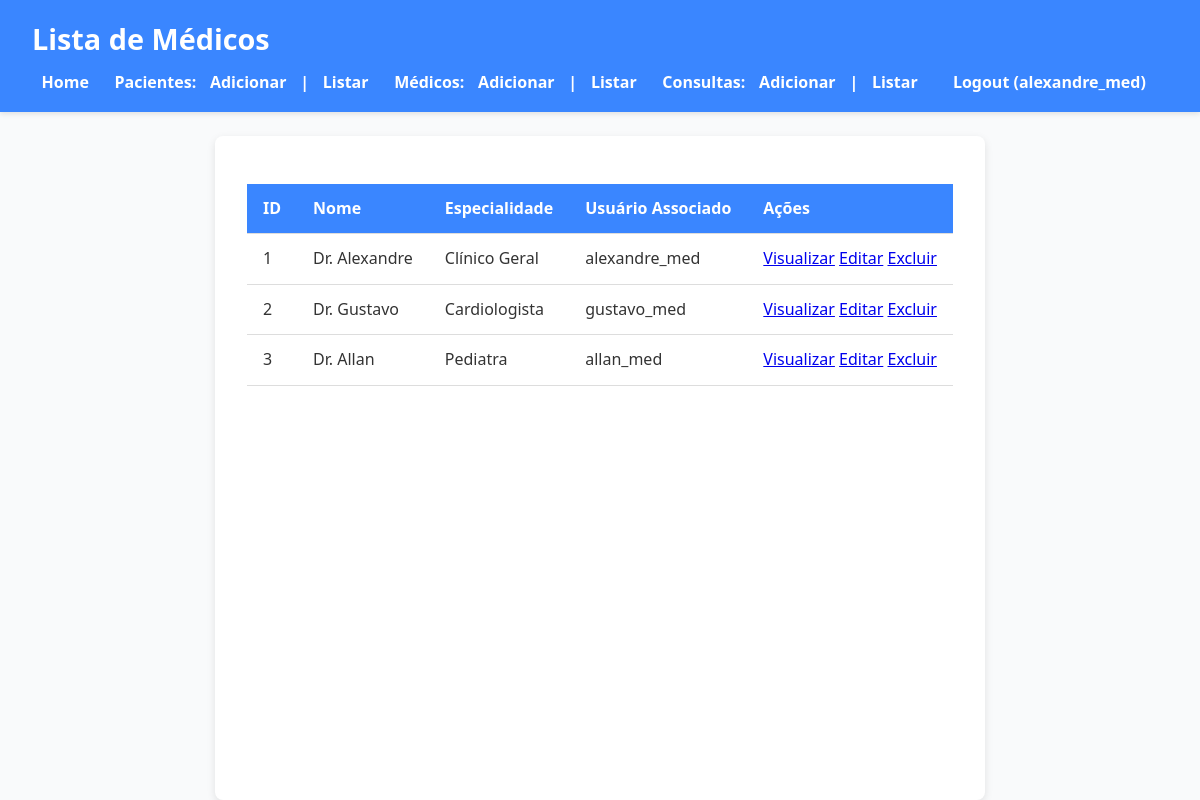
Page /php/index-medico.php (signed in) on the committed database.
### tables this page shows
CREATE TABLE medicos (
    id INT AUTO_INCREMENT PRIMARY KEY,
    nome VARCHAR(100) NOT NULL,
    especialidade VARCHAR(100) NOT NULL,
    usuario_id INT,
    FOREIGN KEY (usuario_id) REFERENCES usuarios(id) ON DELETE SET NULL
);

CREATE TABLE usuarios (
    id INT AUTO_INCREMENT PRIMARY KEY,
    username VARCHAR(50) NOT NULL UNIQUE,
    password VARCHAR(255) NOT NULL
);

### php/index-medico.php (the view, shortened to what this page needs)
<?php
require_once 'db.php';
$stmt = $pdo->query("SELECT medicos.*, usuarios.username FROM medicos LEFT JOIN usuarios ON medicos.usuario_id = usuarios.id");
$medicos = $stmt->fetchAll(PDO::FETCH_ASSOC);
?>
<!DOCTYPE html>
<html lang="pt-BR">
<head>
    <link rel="stylesheet" href="../css/style.css">
</head>
<body>
    <header>
        <h1>Lista de Médicos</h1>
        <nav>
            <ul>
                <li><a href="index.php">Home</a></li>
                <?php if (isset($_SESSION['user_id'])): ?>
                    <li>Pacientes:
                        <a href="/php/create-paciente.php">Adicionar</a> |
                        <a href="/php/index-paciente.php">Listar</a>
                    </li>
                    <li>Médicos:
                        <a href="/php/create-medico.php">Adicionar</a> |
                        <a href="/php/index-medico.php">Listar</a>
                    </li>
                    <li>Consultas:
                        <a href="/php/create-consulta.php">Adicionar</a> |
                        <a href="/php/index-consulta.php">Listar</a>
                    </li>
                    <li><a href="/php/logout.php">Logout (<?= $_SESSION['username'] ?>)</a></li>
                <?php else: ?>
                    <li><a href="/php/user-login.php">Login</a></li>
                    <li><a href="/php/user-register.php">Registrar</a></li>
                <?php endif; ?>
            </ul>
        </nav>
    </header>
    <main>
        <table>
            <thead>
                <tr>
                    <th>ID</th>
                    <th>Nome</th>
                    <th>Especialidade</th>
                    <th>Usuário Associado</th>
                    <th>Ações</th>
                </tr>
            </thead>
            <tbody>
                <?php foreach ($medicos as $medico): ?>
                    <tr>
                        <td><?= $medico['id'] ?></td>
                        <td><?= $medico['nome'] ?></td>
                        <td><?= $medico['especialidade'] ?></td>
                        <td><?= $medico['username'] ?></td>
                        <td>
                            <a href="read-medico.php?id=<?= $medico['id'] ?>">Visualizar</a>
                            <a href="update-medico.php?id=<?= $medico['id'] ?>">Editar</a>
                            <a href="delete-medico.php?id=<?= $medico['id'] ?>" onclick="return confirm('Tem certeza que deseja excluir este médico?');">Excluir</a>
                        </td>
                    </tr>
                <?php endforeach; ?>
            </tbody>
        </table>
    </main>
</body>
</html>

### css/style.css (style rules this page uses)
* { margin: 0; padding: 0; box-sizing: border-box; font-family: 'Segoe UI', Tahoma, Geneva, Verdana, sans-serif; }
body { background-color: #f9fafb; color: #333; line-height: 1.6; min-height: 100vh; display: flex; flex-direction: column; }
header { background-color: #3a86ff; color: white; padding: 1rem 2rem; box-shadow: 0 2px 5px rgba(0,0,0,0.1); }
header h1 { font-size: 1.8rem; }
nav ul { list-style: none; display: flex; gap: 1rem; margin-top: 0.5rem; flex-wrap: wrap; }
nav ul li { font-weight: 600; }
nav ul li a { color: white; text-decoration: none; padding: 0.3rem 0.6rem; border-radius: 4px; transition: background-color 0.3s ease; }
main { flex-grow: 1; padding: 2rem; max-width: 900px; margin: 0 auto; background-color: white; border-radius: 8px; box-shadow: 0 3px 8px rgba(0,0,0,0.1); margin-top: 1.5rem; }
table { width: 100%; border-collapse: collapse; margin-top: 1rem; }
table thead { background-color: #3a86ff; color: white; }
table th, table td { padding: 0.75rem 1rem; text-align: left; border-bottom: 1px solid #ddd; }

### rows in the picture
medicos: id "1", nome "Dr. Alexandre", especialidade "Clínico Geral", usuario.username "alexandre_med"
medicos: id "2", nome "Dr. Gustavo", especialidade "Cardiologista", usuario.username "gustavo_med"
medicos: id "3", nome "Dr. Allan", especialidade "Pediatra", usuario.username "allan_med"

### other values in the picture
$_SESSION['username'] "alexandre_med"
